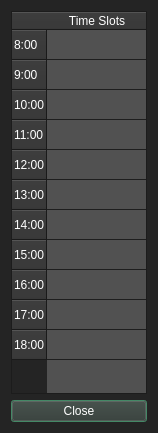
<?xml version="1.0" encoding="UTF-8"?>
<ui version="4.0">
 <class>EmployeeTimeSlots</class>
 <widget class="QDialog" name="EmployeeTimeSlots">
  <property name="geometry">
   <rect>
    <x>0</x>
    <y>0</y>
    <width>158</width>
    <height>433</height>
   </rect>
  </property>
  <property name="palette">
   <palette>
    <active>
     <colorrole role="WindowText">
      <brush brushstyle="SolidPattern">
       <color alpha="255">
        <red>255</red>
        <green>255</green>
        <blue>255</blue>
       </color>
      </brush>
     </colorrole>
     <colorrole role="Button">
      <brush brushstyle="SolidPattern">
       <color alpha="255">
        <red>49</red>
        <green>49</green>
        <blue>49</blue>
       </color>
      </brush>
     </colorrole>
     <colorrole role="Text">
      <brush brushstyle="SolidPattern">
       <color alpha="255">
        <red>255</red>
        <green>255</green>
        <blue>255</blue>
       </color>
      </brush>
     </colorrole>
     <colorrole role="ButtonText">
      <brush brushstyle="SolidPattern">
       <color alpha="255">
        <red>255</red>
        <green>255</green>
        <blue>255</blue>
       </color>
      </brush>
     </colorrole>
     <colorrole role="Base">
      <brush brushstyle="SolidPattern">
       <color alpha="255">
        <red>81</red>
        <green>81</green>
        <blue>81</blue>
       </color>
      </brush>
     </colorrole>
     <colorrole role="Window">
      <brush brushstyle="SolidPattern">
       <color alpha="255">
        <red>36</red>
        <green>36</green>
        <blue>36</blue>
       </color>
      </brush>
     </colorrole>
     <colorrole role="Highlight">
      <brush brushstyle="SolidPattern">
       <color alpha="255">
        <red>85</red>
        <green>170</green>
        <blue>127</blue>
       </color>
      </brush>
     </colorrole>
     <colorrole role="AlternateBase">
      <brush brushstyle="SolidPattern">
       <color alpha="255">
        <red>81</red>
        <green>81</green>
        <blue>81</blue>
       </color>
      </brush>
     </colorrole>
     <colorrole role="ToolTipText">
      <brush brushstyle="SolidPattern">
       <color alpha="255">
        <red>255</red>
        <green>255</green>
        <blue>255</blue>
       </color>
      </brush>
     </colorrole>
     <colorrole role="PlaceholderText">
      <brush brushstyle="SolidPattern">
       <color alpha="128">
        <red>255</red>
        <green>255</green>
        <blue>255</blue>
       </color>
      </brush>
     </colorrole>
    </active>
    <inactive>
     <colorrole role="WindowText">
      <brush brushstyle="SolidPattern">
       <color alpha="255">
        <red>255</red>
        <green>255</green>
        <blue>255</blue>
       </color>
      </brush>
     </colorrole>
     <colorrole role="Button">
      <brush brushstyle="SolidPattern">
       <color alpha="255">
        <red>49</red>
        <green>49</green>
        <blue>49</blue>
       </color>
      </brush>
     </colorrole>
     <colorrole role="Text">
      <brush brushstyle="SolidPattern">
       <color alpha="255">
        <red>255</red>
        <green>255</green>
        <blue>255</blue>
       </color>
      </brush>
     </colorrole>
     <colorrole role="ButtonText">
      <brush brushstyle="SolidPattern">
       <color alpha="255">
        <red>255</red>
        <green>255</green>
        <blue>255</blue>
       </color>
      </brush>
     </colorrole>
     <colorrole role="Base">
      <brush brushstyle="SolidPattern">
       <color alpha="255">
        <red>81</red>
        <green>81</green>
        <blue>81</blue>
       </color>
      </brush>
     </colorrole>
     <colorrole role="Window">
      <brush brushstyle="SolidPattern">
       <color alpha="255">
        <red>36</red>
        <green>36</green>
        <blue>36</blue>
       </color>
      </brush>
     </colorrole>
     <colorrole role="Highlight">
      <brush brushstyle="SolidPattern">
       <color alpha="255">
        <red>85</red>
        <green>170</green>
        <blue>127</blue>
       </color>
      </brush>
     </colorrole>
     <colorrole role="AlternateBase">
      <brush brushstyle="SolidPattern">
       <color alpha="255">
        <red>81</red>
        <green>81</green>
        <blue>81</blue>
       </color>
      </brush>
     </colorrole>
     <colorrole role="ToolTipText">
      <brush brushstyle="SolidPattern">
       <color alpha="255">
        <red>255</red>
        <green>255</green>
        <blue>255</blue>
       </color>
      </brush>
     </colorrole>
     <colorrole role="PlaceholderText">
      <brush brushstyle="SolidPattern">
       <color alpha="128">
        <red>255</red>
        <green>255</green>
        <blue>255</blue>
       </color>
      </brush>
     </colorrole>
    </inactive>
    <disabled>
     <colorrole role="Button">
      <brush brushstyle="SolidPattern">
       <color alpha="255">
        <red>49</red>
        <green>49</green>
        <blue>49</blue>
       </color>
      </brush>
     </colorrole>
     <colorrole role="Base">
      <brush brushstyle="SolidPattern">
       <color alpha="255">
        <red>36</red>
        <green>36</green>
        <blue>36</blue>
       </color>
      </brush>
     </colorrole>
     <colorrole role="Window">
      <brush brushstyle="SolidPattern">
       <color alpha="255">
        <red>36</red>
        <green>36</green>
        <blue>36</blue>
       </color>
      </brush>
     </colorrole>
     <colorrole role="AlternateBase">
      <brush brushstyle="SolidPattern">
       <color alpha="255">
        <red>81</red>
        <green>81</green>
        <blue>81</blue>
       </color>
      </brush>
     </colorrole>
     <colorrole role="ToolTipText">
      <brush brushstyle="SolidPattern">
       <color alpha="255">
        <red>255</red>
        <green>255</green>
        <blue>255</blue>
       </color>
      </brush>
     </colorrole>
     <colorrole role="PlaceholderText">
      <brush brushstyle="SolidPattern">
       <color alpha="128">
        <red>255</red>
        <green>255</green>
        <blue>255</blue>
       </color>
      </brush>
     </colorrole>
    </disabled>
   </palette>
  </property>
  <property name="windowTitle">
   <string>Dialog</string>
  </property>
  <layout class="QVBoxLayout" name="verticalLayout_2" stretch="8,1">
   <item>
    <layout class="QVBoxLayout" name="verticalLayout" stretch="5">
     <item>
      <widget class="QTableWidget" name="timeTable">
       <property name="enabled">
        <bool>true</bool>
       </property>
       <property name="autoScroll">
        <bool>false</bool>
       </property>
       <property name="tabKeyNavigation">
        <bool>false</bool>
       </property>
       <property name="showDropIndicator" stdset="0">
        <bool>false</bool>
       </property>
       <property name="dragDropOverwriteMode">
        <bool>false</bool>
       </property>
       <property name="showGrid">
        <bool>true</bool>
       </property>
       <attribute name="horizontalHeaderVisible">
        <bool>true</bool>
       </attribute>
       <attribute name="horizontalHeaderHighlightSections">
        <bool>true</bool>
       </attribute>
       <row>
        <property name="text">
         <string>8:00</string>
        </property>
       </row>
       <row>
        <property name="text">
         <string>9:00</string>
        </property>
       </row>
       <row>
        <property name="text">
         <string>10:00</string>
        </property>
       </row>
       <row>
        <property name="text">
         <string>11:00</string>
        </property>
       </row>
       <row>
        <property name="text">
         <string>12:00</string>
        </property>
       </row>
       <row>
        <property name="text">
         <string>13:00</string>
        </property>
       </row>
       <row>
        <property name="text">
         <string>14:00</string>
        </property>
       </row>
       <row>
        <property name="text">
         <string>15:00</string>
        </property>
       </row>
       <row>
        <property name="text">
         <string>16:00</string>
        </property>
       </row>
       <row>
        <property name="text">
         <string>17:00</string>
        </property>
       </row>
       <row>
        <property name="text">
         <string>18:00</string>
        </property>
       </row>
       <column>
        <property name="text">
         <string>Time Slots</string>
        </property>
       </column>
       <item row="0" column="0">
        <property name="text">
         <string/>
        </property>
        <property name="checkState">
         <enum>Unchecked</enum>
        </property>
        <property name="flags">
         <set>ItemIsSelectable|ItemIsDragEnabled|ItemIsDropEnabled|ItemIsEnabled</set>
        </property>
       </item>
       <item row="1" column="0">
        <property name="text">
         <string/>
        </property>
        <property name="checkState">
         <enum>Unchecked</enum>
        </property>
        <property name="flags">
         <set>ItemIsSelectable|ItemIsDragEnabled|ItemIsDropEnabled|ItemIsEnabled</set>
        </property>
       </item>
       <item row="2" column="0">
        <property name="text">
         <string/>
        </property>
        <property name="checkState">
         <enum>Unchecked</enum>
        </property>
        <property name="flags">
         <set>ItemIsSelectable|ItemIsDragEnabled|ItemIsDropEnabled|ItemIsEnabled</set>
        </property>
       </item>
       <item row="3" column="0">
        <property name="text">
         <string/>
        </property>
        <property name="checkState">
         <enum>Unchecked</enum>
        </property>
        <property name="flags">
         <set>ItemIsSelectable|ItemIsDragEnabled|ItemIsDropEnabled|ItemIsEnabled</set>
        </property>
       </item>
       <item row="4" column="0">
        <property name="text">
         <string/>
        </property>
        <property name="checkState">
         <enum>Unchecked</enum>
        </property>
        <property name="flags">
         <set>ItemIsSelectable|ItemIsDragEnabled|ItemIsDropEnabled|ItemIsEnabled</set>
        </property>
       </item>
       <item row="5" column="0">
        <property name="text">
         <string/>
        </property>
        <property name="checkState">
         <enum>Unchecked</enum>
        </property>
        <property name="flags">
         <set>ItemIsSelectable|ItemIsDragEnabled|ItemIsDropEnabled|ItemIsEnabled</set>
        </property>
       </item>
       <item row="6" column="0">
        <property name="text">
         <string/>
        </property>
        <property name="checkState">
         <enum>Unchecked</enum>
        </property>
        <property name="flags">
         <set>ItemIsSelectable|ItemIsDragEnabled|ItemIsDropEnabled|ItemIsEnabled</set>
        </property>
       </item>
       <item row="7" column="0">
        <property name="text">
         <string/>
        </property>
        <property name="checkState">
         <enum>Unchecked</enum>
        </property>
        <property name="flags">
         <set>ItemIsSelectable|ItemIsDragEnabled|ItemIsDropEnabled|ItemIsEnabled</set>
        </property>
       </item>
       <item row="8" column="0">
        <property name="text">
         <string/>
        </property>
        <property name="checkState">
         <enum>Unchecked</enum>
        </property>
        <property name="flags">
         <set>ItemIsSelectable|ItemIsDragEnabled|ItemIsDropEnabled|ItemIsEnabled</set>
        </property>
       </item>
       <item row="9" column="0">
        <property name="text">
         <string/>
        </property>
        <property name="checkState">
         <enum>Unchecked</enum>
        </property>
        <property name="flags">
         <set>ItemIsSelectable|ItemIsDragEnabled|ItemIsDropEnabled|ItemIsEnabled</set>
        </property>
       </item>
       <item row="10" column="0">
        <property name="text">
         <string/>
        </property>
        <property name="checkState">
         <enum>Unchecked</enum>
        </property>
        <property name="flags">
         <set>ItemIsSelectable|ItemIsDragEnabled|ItemIsDropEnabled|ItemIsEnabled</set>
        </property>
       </item>
      </widget>
     </item>
    </layout>
   </item>
   <item>
    <widget class="QPushButton" name="closeButton">
     <property name="text">
      <string>Close</string>
     </property>
    </widget>
   </item>
  </layout>
 </widget>
 <resources/>
 <connections/>
</ui>
